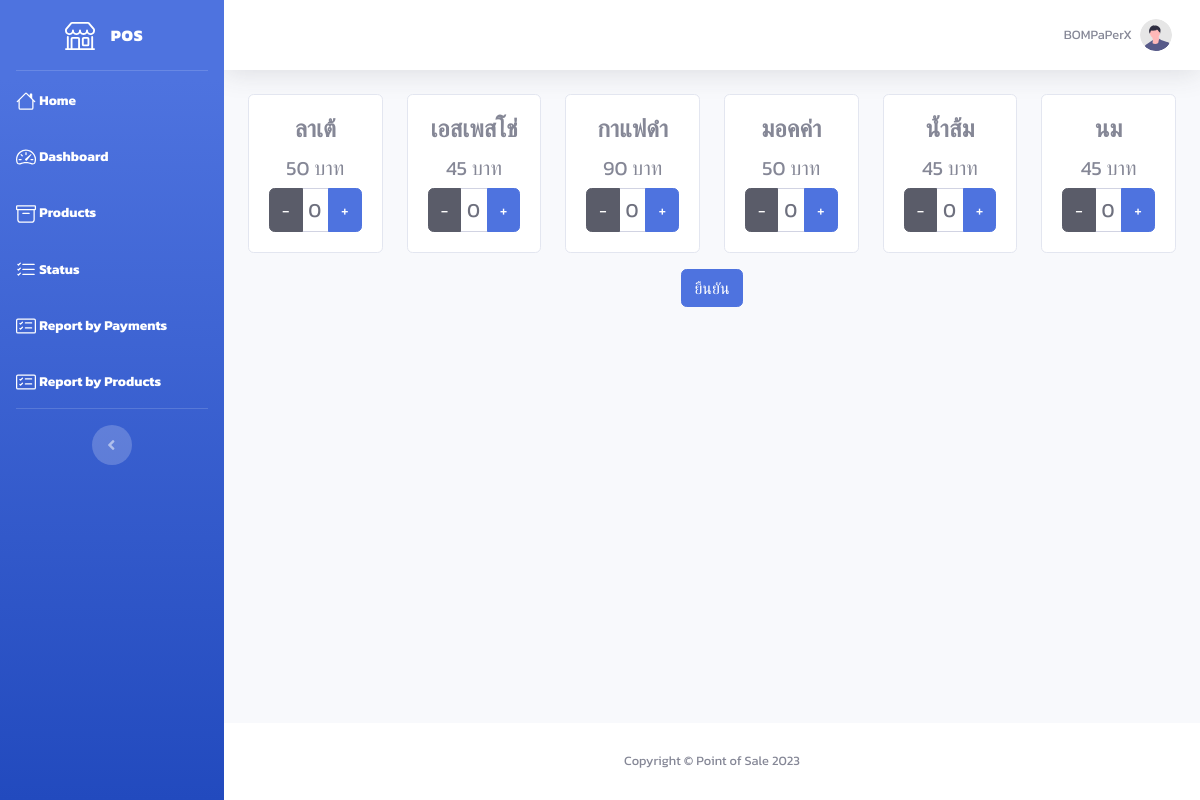
The page /index.php (signed in) on the database its author committed.
### tables this page shows
CREATE TABLE `user` (
  `user_id` int(10) NOT NULL,
  `email` varchar(255) NOT NULL,
  `password` varchar(255) NOT NULL,
  `status` tinyint(1) NOT NULL COMMENT '0=disable\r\n1=enable',
  `firstname` varchar(255) NOT NULL,
  `lastname` varchar(255) NOT NULL,
  `store` varchar(255) NOT NULL,
  `description` text NOT NULL,
  `img_path` text NOT NULL
);

CREATE TABLE `product` (
  `product_id` int(10) NOT NULL,
  `type_id` int(10) NOT NULL,
  `user_id` int(10) NOT NULL,
  `name` varchar(255) NOT NULL,
  `description` text NOT NULL,
  `price` int(10) NOT NULL,
  `discount` int(10) NOT NULL
);

### index.php (the view, shortened to what this page needs)
<!DOCTYPE html>
<html lang="en">
<?php
require 'include/connect.php';
include 'include/header.php';
$user_id = $_SESSION['user_id'];
$product_data = $connect->prepare("SELECT * FROM product INNER JOIN type ON product.type_id = type.type_id WHERE user_id = '$user_id'");
$product_data->execute();
$row_product = $product_data->fetchAll(PDO::FETCH_ASSOC);
?>
<body id="page-top">
    <div id="wrapper">
        <?php include 'include/sidebar.php'; ?>
        <div id="content-wrapper" class="d-flex flex-column">
            <div id="content">
                <?php include 'include/topbar.php'; ?>
                <div class="container-fluid">
                    <form id="insert_record_form">
                        <div class="row">
                            <?php
                            $i = 0;
                            foreach ($row_product as $row) {
                            ?>
                                <div class="col-sm-6 col-md-4 col-lg-3 col-xl-2 text-center mb-3">
                                    <div class="card">
                                        <div class="card-body">
                                            <h4 class="card-title font-weight-bold"><?= $row['name'] ?></h4>
                                            <h5 class="card-text"><?= $row['price'] - $row['discount'] ?> บาท</h5>
                                            <div class="input-group">
                                                <div class="input-group-prepend">
                                                    <button type="button" class="btn btn-dark" onclick="decreaseQuantity<?= $i += 1 ?>()">-</button>
                                                </div>
                                                <input type="number" name="quantity<?= $i ?>" id="quantity<?= $i ?>" value="0" class="form-control" style="padding: 0px; font-size: 20px; text-align: center;">
                                                <div class="input-group-append">
                                                    <button type="button" class="btn btn-primary" onclick="increaseQuantity<?= $i ?>()">+</button>
                                                </div>
                                            </div>
                                        </div>
                                    </div>
                                </div>
                            <?php
                            }
                            ?>
                        </div>
                        <?php
                        if ($product_data->rowCount() > 0) {
                        ?>
                            <div class="d-flex justify-content-center align-items-center">
                                <button type="submit" class="btn btn-primary">ยืนยัน</button>
                            </div>
                        <?php
                        }
                        ?>
                    </form>
                </div>
            </div>
            <?php include 'include/footer.php'; ?>
        </div>
    </div>
</body>
</html>

### include/topbar.php (shortened to what this page needs)
<?php
if (isset($_SESSION['user_id'])) {
    $user_id = $_SESSION['user_id'];
    $profile = $connect->prepare("SELECT * FROM user WHERE user_id = :user_id");
    $profile->bindParam(":user_id", $user_id);
    $profile->execute();
    $row_profile = $profile->fetch(PDO::FETCH_ASSOC);
} else {
    $admin_id = $_SESSION['admin_id'];
    $profile = $connect->prepare("SELECT * FROM admin WHERE admin_id = :admin_id");
    $profile->bindParam(":admin_id", $admin_id);
    $profile->execute();
    $row_profile = $profile->fetch(PDO::FETCH_ASSOC);
}
?>
<nav class="navbar navbar-expand navbar-light bg-white topbar mb-4 static-top shadow">
    <ul class="navbar-nav ml-auto">
        <li class="nav-item dropdown no-arrow">
            <a class="nav-link dropdown-toggle" href="#" id="userDropdown" role="button" data-toggle="dropdown" aria-haspopup="true" aria-expanded="false">
                <span class="mr-2 d-none d-lg-inline text-gray-600 small"><?= isset($_SESSION['user_id']) ? $row_profile['store'] : $row_profile['firstname'] . ' ' . $row_profile['lastname'] ?></span>
                <img class="img-profile rounded-circle" src="../img/undraw_profile.svg">
            </a>
        </li>
    </ul>
</nav>

### include/header.php (style rules this page uses)
body { font-family: 'Kanit', sans-serif; }

### rows shown on the page
user: store "BOMPaPerX"
product: name "ลาเต้", $row['price']-$row['discount'] "50"
product: name "เอสเพสโช่", $row['price'] - $row['discount'] "45"
product: name "กาแฟดำ", $row['price'] - $row['discount'] "90"
product: name "มอคค่า", $row['price'] - $row['discount'] "50"
product: name "น้ำส้ม", $row['price'] - $row['discount'] "45"
product: name "นม", $row['price'] - $row['discount'] "45"
